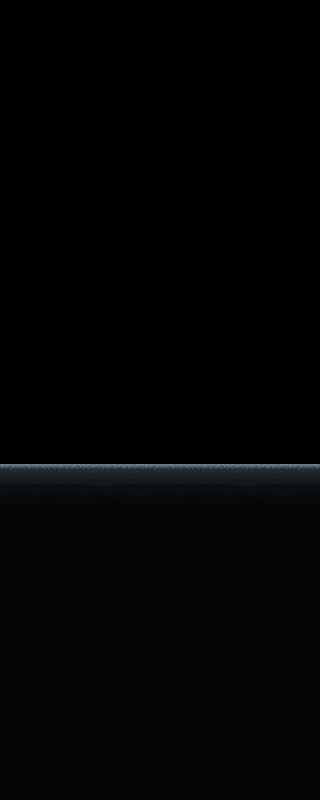

This is a level from a 2D game, rendered from its Tiled map with the project's own tilesets. A one-line summary and the map file follow, with tile-layer data summarised:
An orthogonal 20x50 tile map with 16x16 px tiles, 5 tile layers (bg1, bg2, ground, objects, ...).

<map version="1.0" orientation="orthogonal" renderorder="right-down" width="20" height="50" tilewidth="16" tileheight="16" nextobjectid="4">
 <properties>
  <property name="ambient" value="INDOOR" />
  <property name="bg" value="oceanBeach" />
  <property name="bgm" value="Silence" />
  <property name="name" value="Boat" />
  <property name="previous" value="Island Beach W" />
 </properties>
 <tileset firstgid="1" name="Tiledtest" tilewidth="16" tileheight="16" tilecount="7200">
  <image source="tilesets/residential.png" width="1152" height="1608" />
  <tile id="0">
   <properties>
    <property name="type" value="concrete" />
   </properties>
  </tile>
  <tile id="1">
   <properties>
    <property name="type" value="concrete" />
   </properties>
  </tile>
  <tile id="2">
   <properties>
    <property name="type" value="concrete" />
   </properties>
  </tile>
  <tile id="3">
   <properties>
    <property name="type" value="concrete" />
   </properties>
  </tile>
  <tile id="4">
   <properties>
    <property name="type" value="concrete" />
   </properties>
  </tile>
  <tile id="5">
   <properties>
    <property name="type" value="concrete" />
   </properties>
  </tile>
  <tile id="6">
   <properties>
    <property name="type" value="concrete" />
   </properties>
  </tile>
  <tile id="7">
   <properties>
    <property name="type" value="concrete" />
   </properties>
  </tile>
  <tile id="8">
   <properties>
    <property name="type" value="concrete" />
   </properties>
  </tile>
  <tile id="72">
   <properties>
    <property name="type" value="concrete" />
   </properties>
  </tile>
  <tile id="73">
   <properties>
    <property name="type" value="concrete" />
   </properties>
  </tile>
  <tile id="74">
   <properties>
    <property name="type" value="concrete" />
   </properties>
  </tile>
  <tile id="75">
   <properties>
    <property name="type" value="concrete" />
   </properties>
  </tile>
  <tile id="76">
   <properties>
    <property name="type" value="concrete" />
   </properties>
  </tile>
  <tile id="77">
   <properties>
    <property name="type" value="concrete" />
   </properties>
  </tile>
  <tile id="78">
   <properties>
    <property name="type" value="concrete" />
   </properties>
  </tile>
  <tile id="79">
   <properties>
    <property name="type" value="concrete" />
   </properties>
  </tile>
  <tile id="80">
   <properties>
    <property name="type" value="concrete" />
   </properties>
  </tile>
  <tile id="144">
   <properties>
    <property name="type" value="concrete" />
   </properties>
  </tile>
  <tile id="145">
   <properties>
    <property name="type" value="concrete" />
   </properties>
  </tile>
  <tile id="146">
   <properties>
    <property name="type" value="concrete" />
   </properties>
  </tile>
  <tile id="147">
   <properties>
    <property name="type" value="concrete" />
   </properties>
  </tile>
  <tile id="148">
   <properties>
    <property name="type" value="concrete" />
   </properties>
  </tile>
  <tile id="149">
   <properties>
    <property name="type" value="concrete" />
   </properties>
  </tile>
  <tile id="150">
   <properties>
    <property name="type" value="concrete" />
   </properties>
  </tile>
  <tile id="151">
   <properties>
    <property name="type" value="concrete" />
   </properties>
  </tile>
  <tile id="152">
   <properties>
    <property name="type" value="concrete" />
   </properties>
  </tile>
 </tileset>
 <layer name="bg1" width="20" height="50">
  <data>[1000 cells, 0 non-empty, 0 distinct tile ids]</data>
 </layer>
 <layer name="bg2" width="20" height="50">
  <data>[1000 cells, 0 non-empty, 0 distinct tile ids]</data>
 </layer>
 <layer name="ground" width="20" height="50">
  <data>[1000 cells, 420 non-empty, 54 distinct tile ids]</data>
 </layer>
 <layer name="objects" width="20" height="50">
  <data>[1000 cells, 0 non-empty, 0 distinct tile ids]</data>
 </layer>
 <layer name="fg" width="20" height="50">
  <data>[1000 cells, 0 non-empty, 0 distinct tile ids]</data>
 </layer>
 <objectgroup name="entities" />
</map>
